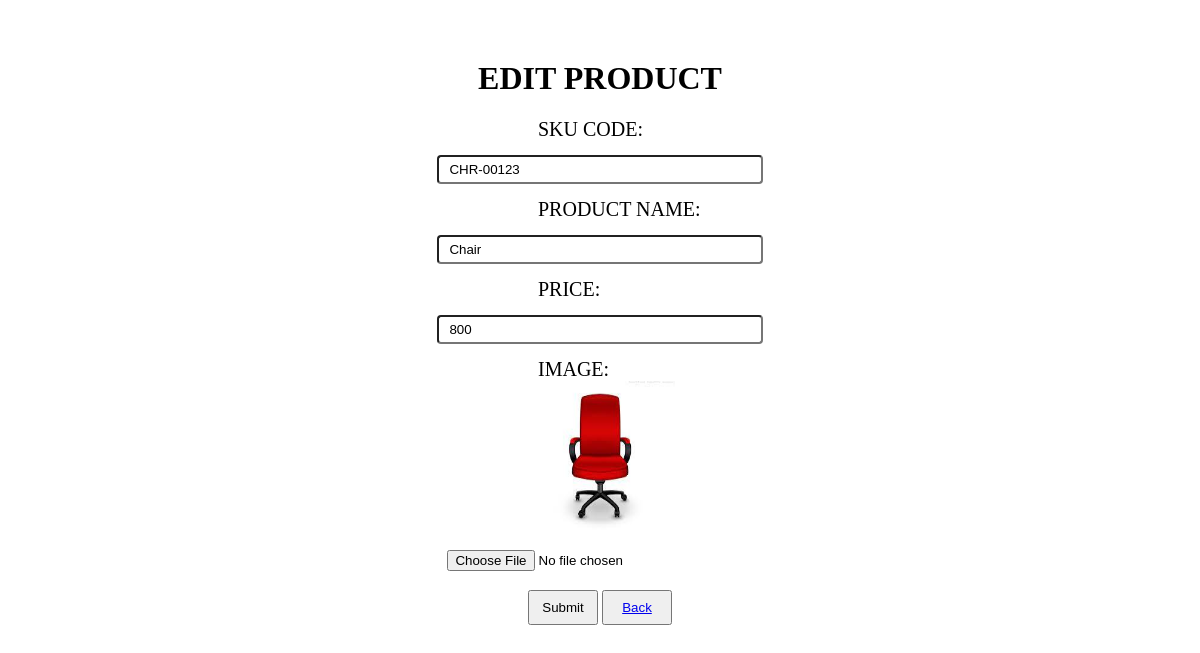
/editproduct.php?id=3, run on the app's committed database.
### tables this page shows
CREATE TABLE `products` (
  `id` int NOT NULL,
  `skucode` varchar(100) NOT NULL,
  `pro_name` varchar(50) NOT NULL,
  `price` varchar(50) NOT NULL,
  `image` varchar(255) NOT NULL
);

### editproduct.php (the view, shortened to what this page needs)
<?php
include 'database.php';
class Product
{
    private $db;
    public function __construct($db)
    {
        $this->db = $db;
    }
    public function getProductById($id)
    {
        $sql = "SELECT * FROM products WHERE id = $id";
        $result = $this->db->query($sql);
        if ($result && $result->num_rows > 0) {
            return $result->fetch_assoc();
        } else {
            return null;
        }
    }
}
if (isset($_GET['id'])) {
    $productId = $_GET['id'];
    $product = new Product($conn);
    $productData = $product->getProductById($productId);
} else {
    header("Location: home.php");
    exit();
}
?>
<html>
<head>
    <link rel="stylesheet" href="customer.css">
</head>
<body>
    <h1>EDIT PRODUCT</h1>
    <form action="editproduct.php?id=<?php echo $productId; ?>" name="register" onsubmit="return validateForm()" method="post" enctype="multipart/form-data">
        <div class="formdesign" id="skucode">
            <label >SKU CODE:</label> <br>
            <input type="text" name="skucode" value="<?php echo $productData['skucode']; ?>"><br><b><span class="formerror"> </span></b>
        </div>
        <div class="formdesign" id="pro_name">
            <label > PRODUCT NAME:</label><br>
            <input type="text" name="pro_name" value="<?php echo $productData['pro_name']; ?>"><br><b><span class="formerror"> </span></b>
        </div>
        <div class="formdesign" id="price">
            <label > PRICE:</label>  <br>
            <input type="text" name="price" value="<?php echo $productData['price']; ?>"><br><b><span class="formerror"></span></b>
        </div>
        <div class="formdesign" id="image">
            <label >IMAGE:</label> <br>
            <img src="Images/<?php echo $productData['image']; ?>" alt="Product Image" width="50"><br>
            <input type="file" name="image" accept="image/*"><br><b><span class="formerror"> </span></b>
        </div>
        <input class="but" type="submit" name = "update" onclick="return showConfirmation()">
        <button class="but"><a href="productdetail.php">Back</a></button>
    </form>
</body>
</html>

### customer.css (style rules this page uses)
body { padding: 10px 50px; text-align: center; margin-top: 50px; }
label { float: left; margin-left: 480px; }
.formdesign { font-size: 20px; }
.formdesign input { width: 30%; padding: 5px 10px; margin: 14px; border-radius: 4px; }
.but { width: 70px; height: 35px; }
img { width:150px; height:150px; }

### data on the page
products: skucode "CHR-00123", pro_name "Chair", price "800", image (picture)
